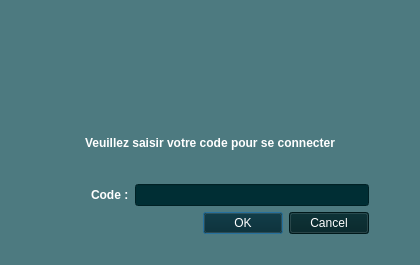
<?xml version="1.0" encoding="UTF-8"?>
<ui version="4.0">
 <class>LoginWindow</class>
 <widget class="QDialog" name="LoginWindow">
  <property name="geometry">
   <rect>
    <x>0</x>
    <y>0</y>
    <width>420</width>
    <height>265</height>
   </rect>
  </property>
  <property name="windowTitle">
   <string>Dialog</string>
  </property>
  <property name="styleSheet">
   <string notr="true">QDialog{
border:none;
background-color: rgba(77, 122, 128,1); 
border-radius: 10px;

}</string>
  </property>
  <layout class="QGridLayout" name="gridLayout">
   <item row="3" column="2">
    <spacer name="horizontalSpacer_2">
     <property name="orientation">
      <enum>Qt::Orientation::Horizontal</enum>
     </property>
     <property name="sizeType">
      <enum>QSizePolicy::Policy::Preferred</enum>
     </property>
     <property name="sizeHint" stdset="0">
      <size>
       <width>40</width>
       <height>20</height>
      </size>
     </property>
    </spacer>
   </item>
   <item row="3" column="1">
    <layout class="QVBoxLayout" name="verticalLayout">
     <item>
      <layout class="QHBoxLayout" name="horizontalLayout">
       <item>
        <spacer name="horizontalSpacer_3">
         <property name="orientation">
          <enum>Qt::Orientation::Horizontal</enum>
         </property>
         <property name="sizeType">
          <enum>QSizePolicy::Policy::Preferred</enum>
         </property>
         <property name="sizeHint" stdset="0">
          <size>
           <width>40</width>
           <height>20</height>
          </size>
         </property>
        </spacer>
       </item>
       <item>
        <widget class="QLabel" name="label">
         <property name="styleSheet">
          <string notr="true">color:white;</string>
         </property>
         <property name="text">
          <string>&lt;html&gt;&lt;head/&gt;&lt;body&gt;&lt;p&gt;&lt;span style=&quot; font-weight:700;&quot;&gt;Code :&lt;/span&gt;&lt;/p&gt;&lt;/body&gt;&lt;/html&gt;</string>
         </property>
        </widget>
       </item>
       <item>
        <widget class="QLineEdit" name="codeLineEdit">
         <property name="styleSheet">
          <string notr="true">background-color: rgb(0, 46, 52);
color:white;</string>
         </property>
         <property name="echoMode">
          <enum>QLineEdit::EchoMode::Password</enum>
         </property>
        </widget>
       </item>
      </layout>
     </item>
     <item>
      <layout class="QHBoxLayout" name="horizontalLayout_2">
       <item>
        <widget class="QDialogButtonBox" name="LoginbuttonBox">
         <property name="styleSheet">
          <string notr="true">background-color: rgb(0, 33, 37);
font: 700 10pt &quot;Ubuntu&quot;;
color:white;</string>
         </property>
         <property name="locale">
          <locale language="French" country="France"/>
         </property>
         <property name="orientation">
          <enum>Qt::Orientation::Horizontal</enum>
         </property>
         <property name="standardButtons">
          <set>QDialogButtonBox::StandardButton::Cancel|QDialogButtonBox::StandardButton::Ok</set>
         </property>
        </widget>
       </item>
      </layout>
     </item>
    </layout>
   </item>
   <item row="2" column="1">
    <widget class="QLabel" name="label_2">
     <property name="styleSheet">
      <string notr="true">color:white;</string>
     </property>
     <property name="text">
      <string>&lt;html&gt;&lt;head/&gt;&lt;body&gt;&lt;p&gt;&lt;span style=&quot; font-weight:700;&quot;&gt;Veuillez saisir votre code pour se connecter&lt;/span&gt;&lt;/p&gt;&lt;/body&gt;&lt;/html&gt;</string>
     </property>
     <property name="alignment">
      <set>Qt::AlignmentFlag::AlignCenter</set>
     </property>
    </widget>
   </item>
   <item row="4" column="1">
    <spacer name="verticalSpacer">
     <property name="orientation">
      <enum>Qt::Orientation::Vertical</enum>
     </property>
     <property name="sizeType">
      <enum>QSizePolicy::Policy::Preferred</enum>
     </property>
     <property name="sizeHint" stdset="0">
      <size>
       <width>20</width>
       <height>20</height>
      </size>
     </property>
    </spacer>
   </item>
   <item row="3" column="0">
    <spacer name="horizontalSpacer">
     <property name="orientation">
      <enum>Qt::Orientation::Horizontal</enum>
     </property>
     <property name="sizeType">
      <enum>QSizePolicy::Policy::Preferred</enum>
     </property>
     <property name="sizeHint" stdset="0">
      <size>
       <width>40</width>
       <height>20</height>
      </size>
     </property>
    </spacer>
   </item>
   <item row="0" column="1">
    <spacer name="verticalSpacer_2">
     <property name="orientation">
      <enum>Qt::Orientation::Vertical</enum>
     </property>
     <property name="sizeType">
      <enum>QSizePolicy::Policy::Preferred</enum>
     </property>
     <property name="sizeHint" stdset="0">
      <size>
       <width>20</width>
       <height>20</height>
      </size>
     </property>
    </spacer>
   </item>
   <item row="1" column="1">
    <widget class="QLabel" name="label_3">
     <property name="styleSheet">
      <string notr="true">border-image: url(:/FacilityLogo/FacilityLogo/Facility.png);</string>
     </property>
     <property name="text">
      <string/>
     </property>
    </widget>
   </item>
  </layout>
 </widget>
 <resources/>
 <connections>
  <connection>
   <sender>LoginbuttonBox</sender>
   <signal>accepted()</signal>
   <receiver>LoginWindow</receiver>
   <slot>accept()</slot>
   <hints>
    <hint type="sourcelabel">
     <x>248</x>
     <y>254</y>
    </hint>
    <hint type="destinationlabel">
     <x>157</x>
     <y>274</y>
    </hint>
   </hints>
  </connection>
  <connection>
   <sender>LoginbuttonBox</sender>
   <signal>rejected()</signal>
   <receiver>LoginWindow</receiver>
   <slot>reject()</slot>
   <hints>
    <hint type="sourcelabel">
     <x>316</x>
     <y>260</y>
    </hint>
    <hint type="destinationlabel">
     <x>286</x>
     <y>274</y>
    </hint>
   </hints>
  </connection>
 </connections>
</ui>
